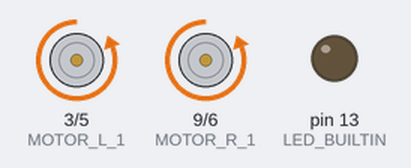
A sketch run on a simulated Arduino Uno, built with avr-gcc and run on an emulated ATmega328P. Shown: motor-driver pin pairs drawn as motors (green arrow = first pin HIGH = forward, orange = second pin HIGH = backward, longer = more drive), output pins drawn as LEDs (lit = HIGH). What the sketch prints to the serial monitor is not drawn.

Above: at 1.5 s.
At 4.5 s:
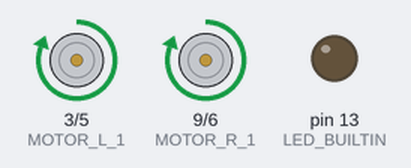
At 7.5 s:
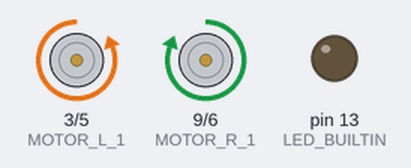
At 10.5 s:
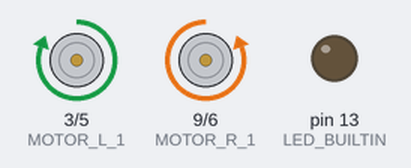
Timing chart, 0 to 15.6 s (numbered marks = the images above):
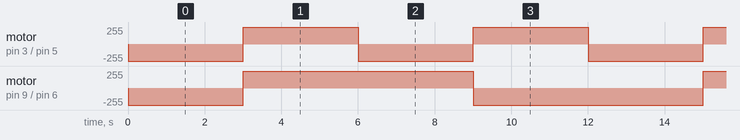

The sketch:

BachVietControl.ino
```cpp
#include <SoftwareSerial.h>

#define MOTOR_L_1 3
#define MOTOR_L_2 5
#define MOTOR_R_1 9
#define MOTOR_R_2 6

#define SV_1 13
#define SV_2 12
#define SV_3 11


SoftwareSerial mySerial(1, 0); // RX, TX
byte speed_Coeff = 3;
char data;
byte armVal, maxspeed = 0;
int sv1Val = 2240, sv2Val = 750, sv3Val = 1795;

void setup() {
  Serial.begin(115200);
  pinMode(MOTOR_L_1, OUTPUT);
  pinMode(MOTOR_L_2, OUTPUT);
  pinMode(MOTOR_R_1, OUTPUT);
  pinMode(MOTOR_R_2, OUTPUT);
  Serial.println("BLT OK");
  pinMode(LED_BUILTIN, OUTPUT);
  mySerial.begin(115200);
}
void loop(){
  forward();
  delay(3000);
  backward();
  delay(3000);
  right();
  delay(3000);
  left();
  delay(3000);
}
void motor_control() {
  if (mySerial.available()) {
    data = mySerial.read();
    Serial.println(data);
    if (data == 'F'){
       forward();
       digitalWrite(LED_BUILTIN, HIGH);
    }
    if (data == 'B')  backward();
    if (data == 'L')  left();
    if (data == 'R')  right();
    if (data == 'G')  forwardLeft();
    if (data == 'I')  forwardRight();
    if (data == 'H')  backwardLeft();
    if (data == 'J')  backwardRight();
    if (data == 'S') {
      stop();
      digitalWrite(LED_BUILTIN, LOW);
    }
  }
}
void stop() {
  motor_l_tien(0);
  motor_r_tien(0);
}

void forward() {
  motor_l_tien(maxspeed);
  motor_r_tien(maxspeed);
}

void forwardLeft() {
  motor_l_tien(0);
  motor_r_tien(maxspeed);
}

void forwardRight() {
  motor_l_tien(maxspeed);
  motor_r_tien(0);
}

void backward() {
  motor_r_lui(maxspeed*3/4);
  motor_l_lui(maxspeed*3/4);
}

void backwardLeft() {
  motor_l_lui(maxspeed);
  motor_r_tien(0);
}

void backwardRight() {
  motor_l_tien(0);
  motor_r_lui(maxspeed);
}

void left() {
  motor_l_lui(maxspeed*3/4);
  motor_r_tien(maxspeed*3/4);
}
void right() {
  motor_r_lui(maxspeed*3/4);
  motor_l_tien(maxspeed*3/4);
}

void motor_l_tien(int speed){
  digitalWrite(MOTOR_L_1, LOW);
  digitalWrite(MOTOR_L_2, HIGH);
}
void motor_l_lui(int speed){
  digitalWrite(MOTOR_L_1, HIGH);
  digitalWrite(MOTOR_L_2, LOW);
}
void motor_r_tien(int speed){
  digitalWrite(MOTOR_R_1, LOW);
  digitalWrite(MOTOR_R_2, HIGH);
}
void motor_r_lui(int speed){
  digitalWrite(MOTOR_R_1, HIGH);
  digitalWrite(MOTOR_R_2, LOW);
  Serial.print("HIGH");
}
```

Measured:
- by itself, motor on pin 3 (MOTOR_L_1) / pin 5 (MOTOR_L_2): alternates forward 255/255 for 3.0 s and backward 255/255 for 3.0 s
- by itself, motor on pin 9 (MOTOR_R_1) / pin 6 (MOTOR_R_2): repeats every 12.0 s: forward 255/255 6.0 s, backward 255/255 6.0 s
